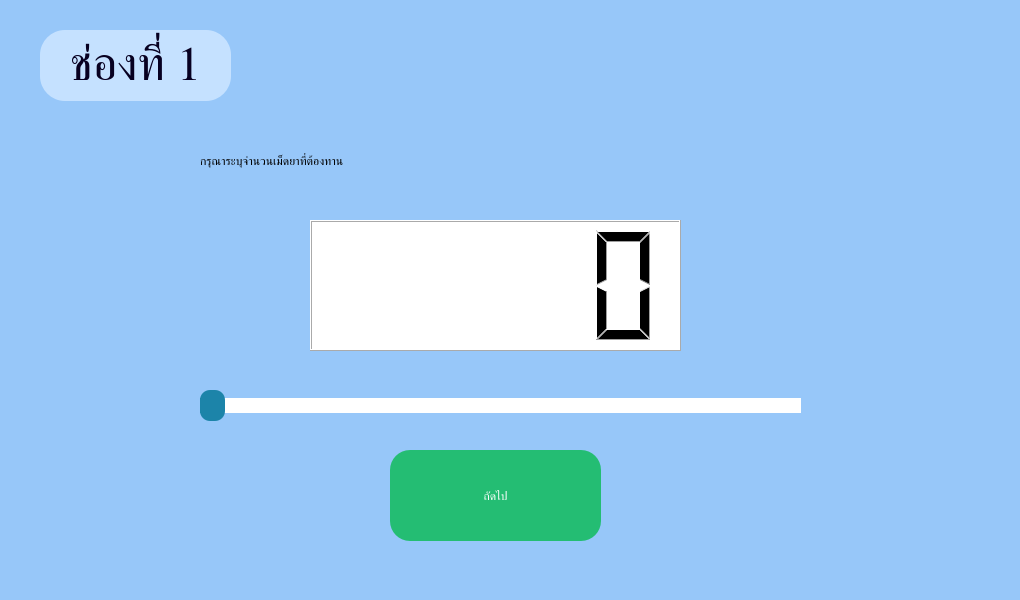
<?xml version="1.0" encoding="UTF-8"?>
<ui version="4.0">
 <class>background_amount_pill_per_time</class>
 <widget class="QDialog" name="background_amount_pill_per_time">
  <property name="geometry">
   <rect>
    <x>0</x>
    <y>0</y>
    <width>1020</width>
    <height>600</height>
   </rect>
  </property>
  <property name="windowTitle">
   <string>Dialog</string>
  </property>
  <property name="styleSheet">
   <string notr="true">QWidget#background_amount_pill_per_time{
background-color: #97C7F9}</string>
  </property>
  <widget class="QLabel" name="no_channel">
   <property name="geometry">
    <rect>
     <x>40</x>
     <y>30</y>
     <width>191</width>
     <height>71</height>
    </rect>
   </property>
   <property name="font">
    <font>
     <family>JasmineUPC</family>
     <pointsize>36</pointsize>
     <weight>9</weight>
     <italic>false</italic>
     <bold>false</bold>
    </font>
   </property>
   <property name="styleSheet">
    <string notr="true">background-color: #C5E1FF;
font: 75 36pt &quot;JasmineUPC&quot;;
border-radius: 25px;
color: #070021;
</string>
   </property>
   <property name="text">
    <string>ช่องที่ 1</string>
   </property>
   <property name="alignment">
    <set>Qt::AlignCenter</set>
   </property>
  </widget>
  <widget class="QLabel" name="text_question_amount_pill_per_time">
   <property name="geometry">
    <rect>
     <x>200</x>
     <y>120</y>
     <width>841</width>
     <height>81</height>
    </rect>
   </property>
   <property name="styleSheet">
    <string notr="true">font: 34pt &quot;JasmineUPC&quot;;</string>
   </property>
   <property name="text">
    <string>กรุณาระบุจำนวนเม็ดยาที่ต้องทาน</string>
   </property>
  </widget>
  <widget class="QLCDNumber" name="lcdNumberPillPerTime">
   <property name="geometry">
    <rect>
     <x>310</x>
     <y>220</y>
     <width>371</width>
     <height>131</height>
    </rect>
   </property>
   <property name="styleSheet">
    <string notr="true">background-color: #ffffff;</string>
   </property>
  </widget>
  <widget class="QSlider" name="slider_amount_pill_per_time">
   <property name="geometry">
    <rect>
     <x>200</x>
     <y>390</y>
     <width>601</width>
     <height>31</height>
    </rect>
   </property>
   <property name="styleSheet">
    <string notr="true">QSlider{
border-radius: 10px ;
}

QSlider::groove:horizontal{
border: 10px ;
height: 15px;
background: #1C84A9;
}

QSlider::handle:horizontal{
background: #1C84A9;
border: 10px ;
width: 25px;
margin: -8px 0;
border-radius: 10px;
}
QSlider::add-page:horizontal{
background-color: white;
border: 10px;
}</string>
   </property>
   <property name="sliderPosition">
    <number>0</number>
   </property>
   <property name="orientation">
    <enum>Qt::Horizontal</enum>
   </property>
  </widget>
  <widget class="QToolButton" name="button_next">
   <property name="geometry">
    <rect>
     <x>390</x>
     <y>450</y>
     <width>211</width>
     <height>91</height>
    </rect>
   </property>
   <property name="styleSheet">
    <string notr="true">font: 75 36pt &quot;JasmineUPC&quot;;
background-color:#24BD73;
color: #ffffff;
border-radius:20px;</string>
   </property>
   <property name="text">
    <string>ถัดไป</string>
   </property>
  </widget>
 </widget>
 <resources/>
 <connections/>
</ui>
